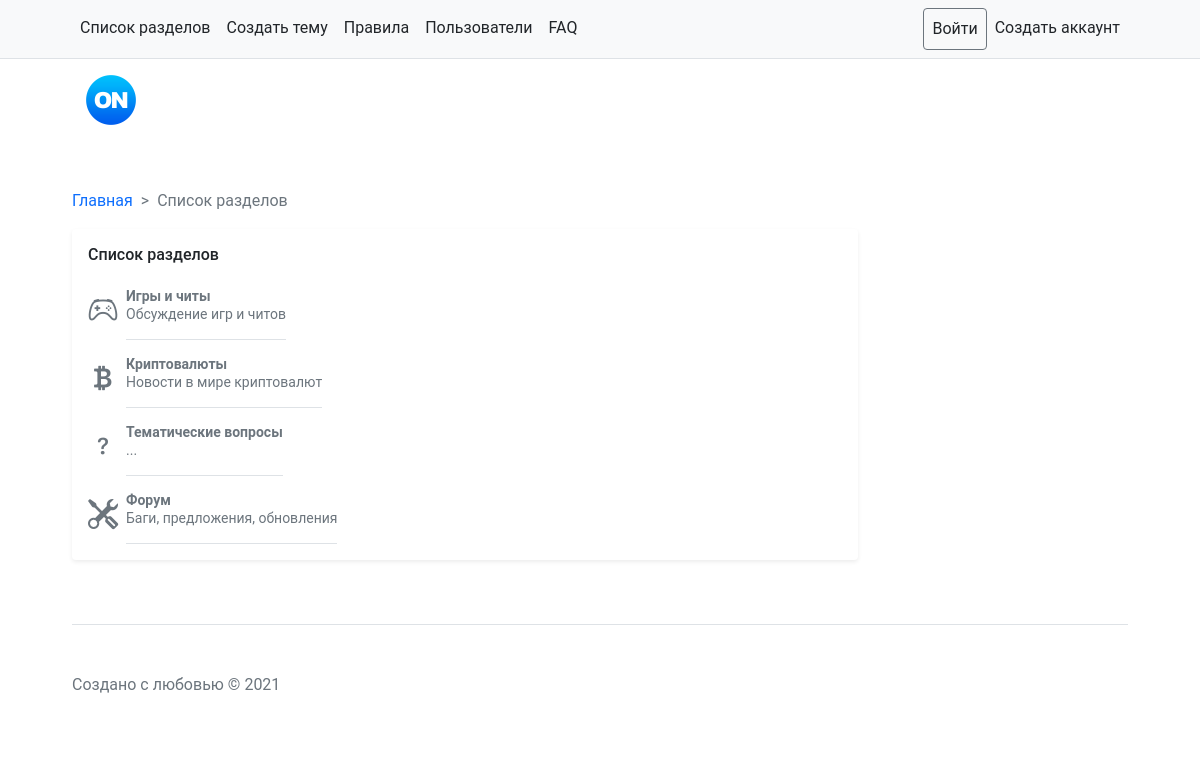
Page /forums/ on the committed database.
### main/models.py (models this page shows, shortened)
class Forums(models.Model):
    name = models.CharField(max_length=50, verbose_name='Имя')
    icon = models.ForeignKey('Icon', null=True, on_delete=models.PROTECT, verbose_name='Иконка')
    desc = models.CharField(max_length=100, verbose_name='Описание', null=True)
    class Meta:
        verbose_name_plural = 'Разделы'
        verbose_name = 'Раздел'
        ordering = ['name']

class Icon(models.Model):
    name = models.CharField(max_length=50, verbose_name='Название иконки')
    svg = models.CharField(max_length=500, verbose_name='svg код иконки')
    class Meta:
        verbose_name_plural = 'Иконки'
        verbose_name = 'Иконка'
        ordering = ['name']

### main/views.py (the view)
# urls.py: path('forums/', forums),
def forums(request):
    fr = Forums.objects.all()
    context = {
        'fr': fr
    }
    return render(request, 'main/forums.html', context)

### main/templates/main/forums.html (shortened to what this page needs)
{% extends "main/base.html" %}
{% block main %}
    <nav style="--bs-breadcrumb-divider: '>';" aria-label="breadcrumb">
        <ol class="breadcrumb">
            <li class="breadcrumb-item"><a href="/" style="text-decoration: none;">Главная</a></li>
            <li class="breadcrumb-item active" aria-current="page">Список разделов</li>
        </ol>
    </nav>
    <div class="my-3 p-3 bg-body rounded shadow-sm">
        <h6 class="pb-2 mb-0">Список разделов</h6>
        {% for fr in fr %}
            <div class="d-flex text-muted pt-3">
                <div class="bd-placeholder-img flex-shrink-0 me-2 rounded" width="50" height="50">
                    <i style="font-size: 30px;" class="{{ fr.icon.svg }}"></i>
                </div>
                <a style="text-decoration: none; color: #6c757d!important;" href="{{ fr.pk }}/"
                   class="pb-3 mb-0 small lh-sm border-bottom">
                    <strong class="d-block text-gray-dark">
                        {{ fr.name }}
                    </strong>
                    {{ fr.desc }}
                </a>
            </div>
        {% endfor %}
     </div>
{% endblock %}

### main/static/main/style.css (style rules this page uses)
html { box-sizing: border-box; }
*, *:before, *:after { box-sizing: inherit; }
html, body { height: 100%; }
html, body, div, object, iframe, h1, h2, h3, h4, h5, h6, p, blockquote, ol, ul, li, form, legend, label, table, header, footer, nav, section, figure { margin: 0; padding: 0; }
header, footer, nav, section, article, hgroup, figure { display: block; }
body { font-family: 'Roboto', sans-serif; font-size: 100%; line-height: 1.5; }

### rows in the picture
Forums: name "Игры и читы", desc "Обсуждение игр и читов"
Forums: name "Криптовалюты", desc "Новости в мире криптовалют"
Forums: name "Тематические вопросы", desc "..."
Forums: name "Форум", desc "Баги, предложения, обновления"
